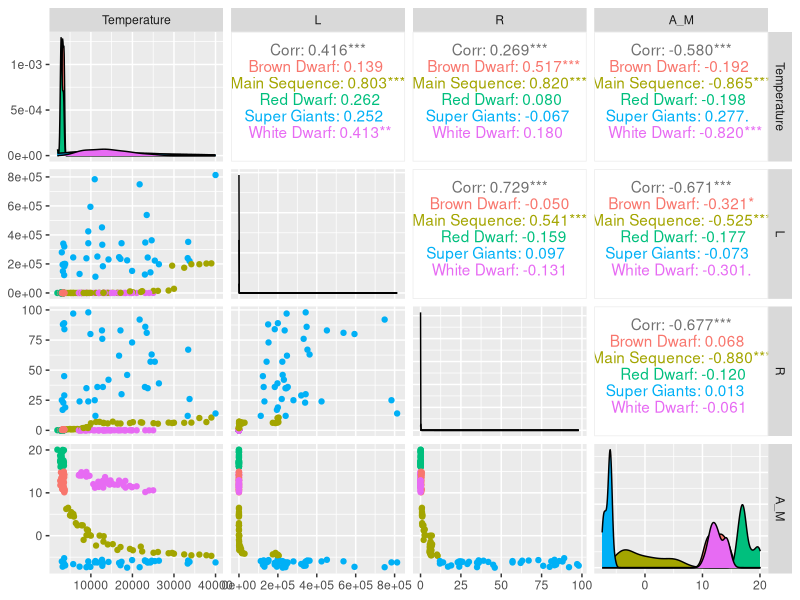
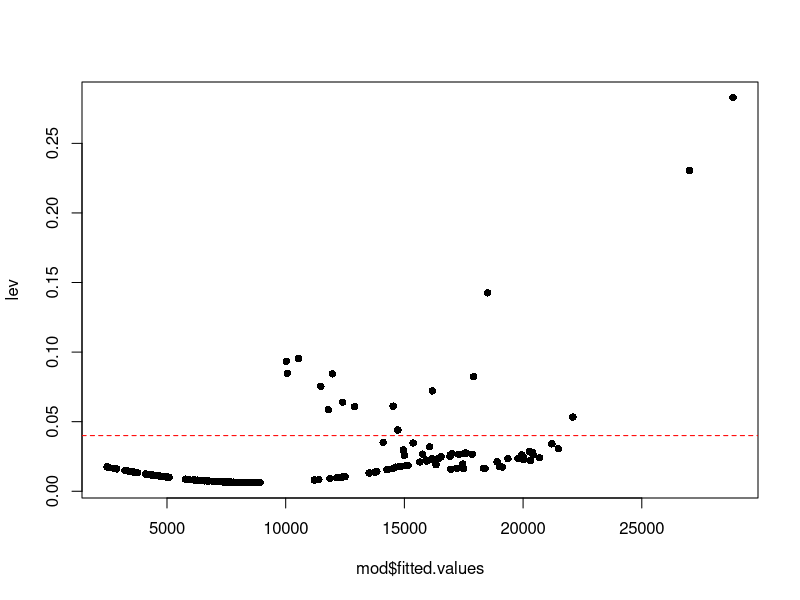

Generate these figures, in order, with R:
library(MASS)
library(GGally)
library(RColorBrewer)
library(car)

stars <- read.csv("new_stars.csv",header=TRUE)
stars <- stars[which(stars$Type!="Hyper Giants"),]
attach(stars)

ggpairs(stars,col=c(1:4),aes(col=Type))

mod = lm(Temperature ~ R+L+A_M)
summary(mod)

## Leverage points
p = mod$rank
n = dim(stars)[1]

lev = hatvalues(mod)

plot(mod$fitted.values,lev,pch=16)
abline(h = 2*p/n,lty=2,col='red')
